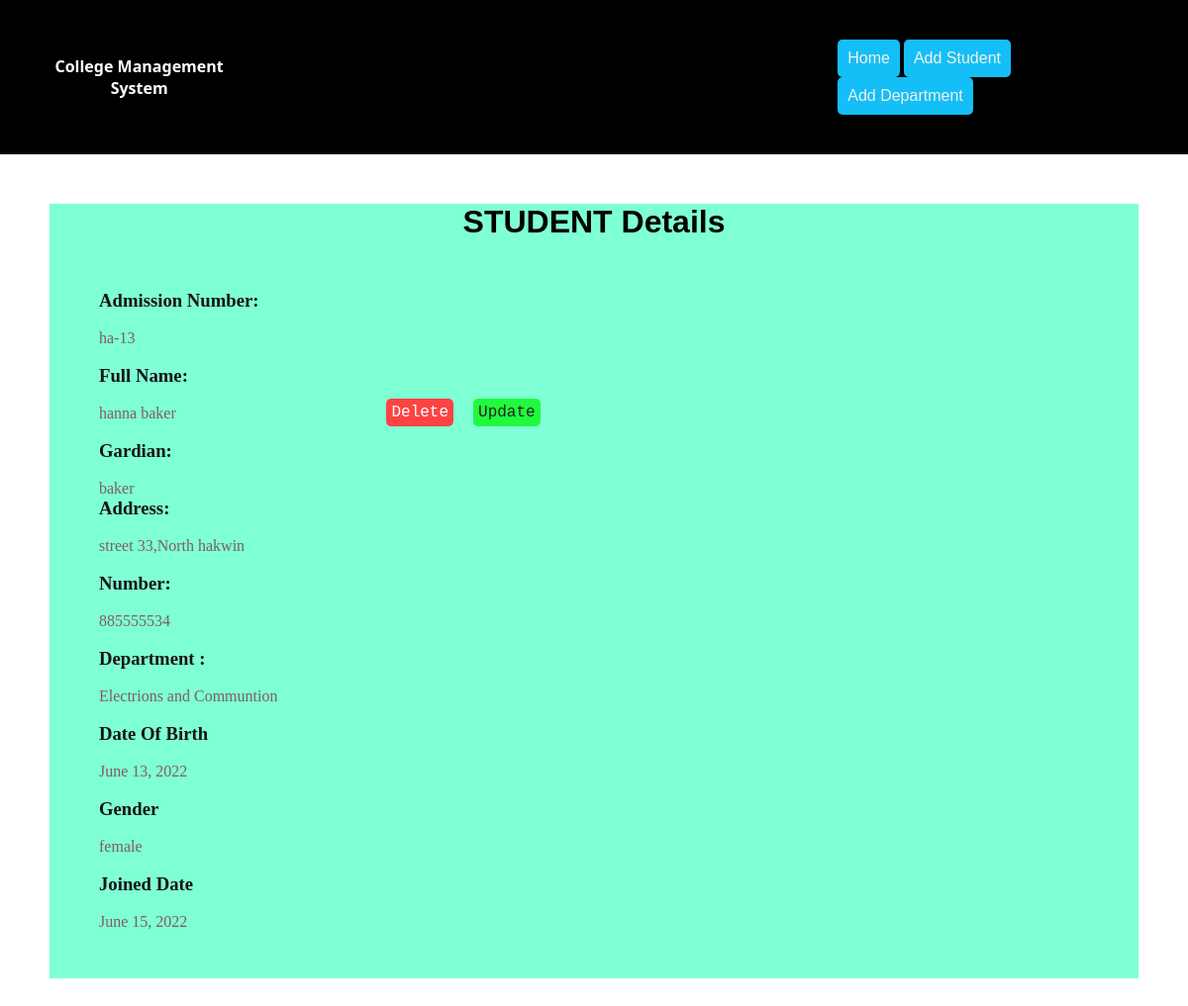
Page /8 on the committed database.
### mainapp/models.py (models this page shows, shortened)
class Students(models.Model):
    GENDER_CHOICES = (("m", "Male"), ("f", "Female"))
    admission_number = models.CharField(max_length=120)
    first_name = models.CharField(max_length=120)
    middle_name = models.CharField(max_length=120, blank=True)
    last_name = models.CharField(max_length=120)
    parent_name = models.CharField(max_length=120)
    address = models.TextField()
    number = models.IntegerField()
    department = models.ForeignKey(Department, on_delete=models.CASCADE)
    DOB = models.DateField()
    Joined_date = models.DateField(auto_now_add=True)
    gender = models.CharField(max_length=10, choices=GENDER_CHOICES)

class Department(models.Model):
    name = models.CharField(max_length=120)
    hod = models.CharField(max_length=100)
    def __str__(self):
        return self.name

### mainapp/views.py (the view)
# urls.py: path('<int:id>', Student_view.as_view(), name="stdview"),
class Student_view(DetailView):
    queryset = Students.objects.all()
    template_name = 'students_detail.html'
    def get_object(self):
        id = self.kwargs.get('id')
        return get_object_or_404(Students, id=id)

### mainapp/templates/students_detail.html
{% extends 'base.html' %}
{% block content %}
<h1 > STUDENT Details</h1>
<div class="container">
    <div class="profile">
    <h3>Admission Number:</h3><br>
    <p>{{students.admission_number}}</p><br>
    <h3>Full Name:</h3><br>
    <p>{{students.first_name}}&nbsp;{{students.last_name}}</p><br>
    <h3>Gardian:</h3><br>
    <p>{{students.parent_name}}
    <h3>Address:</h3><br>
    <p>{{students.address}}</p><br>
    <h3>Number:</h3><br>
    <p>{{students.number}}</p><br>
    <h3>Department :</h3><br>
    <p>{{students.department}}</p><br>
    <h3>Date Of Birth</h3><br>
    <p>{{students.DOB}}</p><br>
    <h3>Gender</h3><br>
    <p>{{students.gender}}</p><br>
    <h3>Joined Date</h3><br>
    <p>{{students.Joined_date }}</p><br>
</div>
<div class="move">
    <form action="{% url 'studapp:stddel' students.id %}" method="GET">
        <input class="del" type="submit" value="Delete">
    </form>
    <form action="{% url 'studapp:stdupd' students.id %}" method="GET">
        <input class="upd" type="submit" value="Update">
    </form>
</div>
</div>
{% endblock %}

### mainapp/static/style.css (style rules this page uses)
* { margin: 0; padding: 0; }
h1 { text-align:center ; font-family: 'Gill Sans', 'Gill Sans MT', Calibri, 'Trebuchet MS', sans-serif; }
.container { padding: 30px; display: flex; margin: 20px; }
form input,textarea { border: 1px solid rgb(12, 148, 238); border-radius: 5px; margin: 10px; padding: 5px; }
form input[type=submit] { background-color: rgb(20, 190, 247); border: none; font-family: 'Courier New', Courier, monospace; font-size: 1em ; border-radius: 5px; cursor: pointer; color: #fff; }
.profile { display: inline-block; }
.profile h3 { color: rgb(22, 21, 21); }
.profile p { color: rgb(128, 94, 93); }
.move { margin: 100px; display: flex; }
.move input { display: inline; }
.move .del { background-color: rgb(255, 67, 67); }
.move .upd { background-color: rgb(32, 250, 61); color: rgb(39, 33, 33); }

### rows in the picture
Students: admission_number "ha-13", first_name "hanna", last_name "baker", parent_name "baker", address "street 33,North hakwin", number "885555534", department "Electrions and Communtion", DOB "June 13, 2022", gender "female", Joined_date "June 15, 2022"
